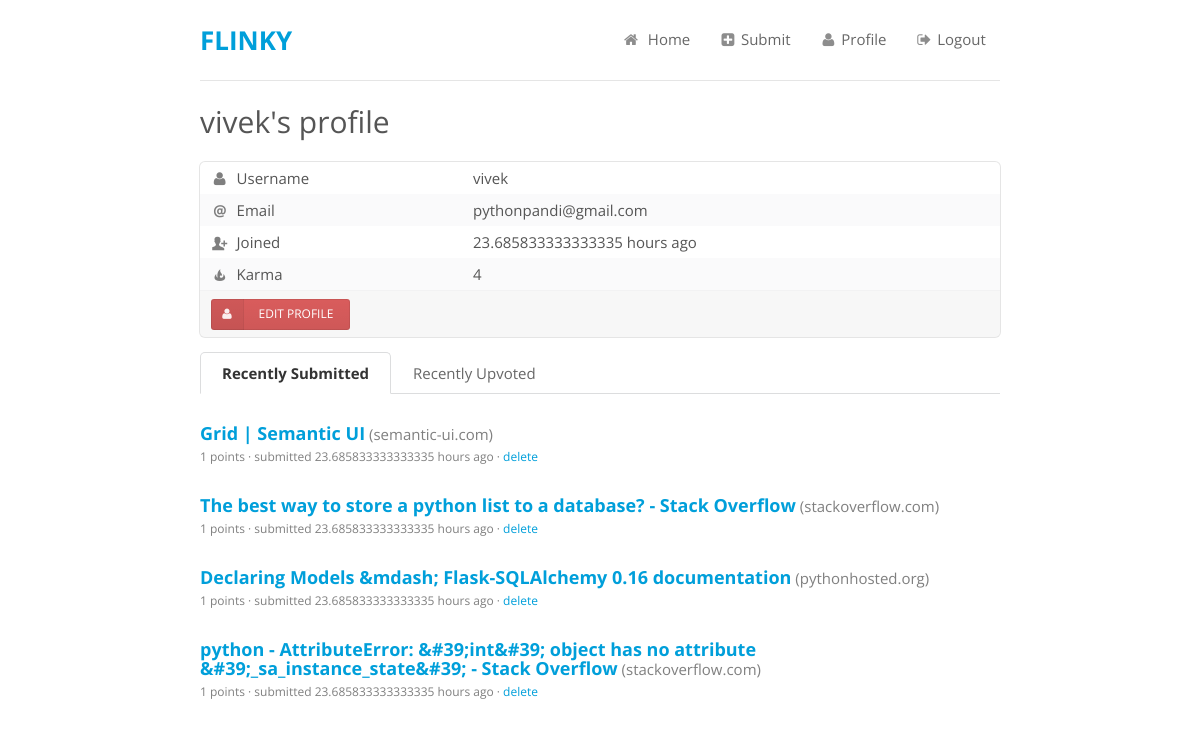
The app's page /profile/vivek/ (signed in) with its own data.
### flinky/models.py (models this page shows, shortened)
class User(db.Model):
    id = db.Column(db.Integer, primary_key = True)
    username = db.Column(db.String(80), unique = True)
    email = db.Column(db.String(80), unique = True)
    password = db.Column(db.Text)
    joined = db.Column(db.DateTime())
    karma = db.Column(db.Integer(), default = 0)

class Link(db.Model):
    id = db.Column(db.Integer, primary_key = True)
    link = db.Column(db.String(240), unique = True)
    title = db.Column(db.String(240))
    points = db.Column(db.Integer)
    domain = db.Column(db.String(240))
    submitted = db.Column(db.DateTime())
    user_id = db.Column(db.Integer, db.ForeignKey('user.id'))
    user = db.relationship('User', backref = 'link', uselist=False)
    upvotes = db.relationship('User', secondary=upvotes, backref=db.backref('upvoted', lazy='dynamic'))

### flinky/views/profile.py (the view)
@app.route('/profile/')
@app.route('/profile/<username>/')
def profile(username = None):
	if username:
		user = User.query.filter_by(username = username).first()
		links = Link.query.filter_by(user = user).all()
		return render_template('profile.html', user = user, joined = calc_time(user.joined), links = links)
	if session.get('logged_in'):
		return redirect(url_for('profile', username = session['logged_in']))
	return redirect(url_for('login'))

### flinky/__init__.py (called while the page is built)
@app.before_request
def set_session():
    session.modified = True

### flinky/utils.py (called while the page is built)
@app.template_filter('calc_time')
def calc_time(date):
	curr_date = datetime.now()
	diff = curr_date - date
	seconds = diff.seconds
	days = diff.days
	if days > 365:
		return "{} years".format(days/365)
	elif days > 30:
		return "{} months".format(days/30)
	elif days > 1:
		return "{} days".format(days)
	elif seconds > 7200:
		return "{} hours".format(seconds/3600)
	elif seconds > 120:
		return "{} minutes".format(seconds/60)
	else:
		return "{} seconds".format(seconds)

### flinky/templates/profile.html (shortened to what this page needs)
{% extends 'base.html' %}
{% block content %}
<h1>{{user.username}}'s profile</h1>
<table class="ui table segment">
  <tbody>
    <tr>
      <td><i class="user icon"></i> Username</td>
      <td>{{ user.username }}</td>
    </tr>
    {% if user.username == session.logged_in %}
    <tr>
      <td><i class="email basic icon"></i> Email</td>
      <td>{{ user.email }}</td>
    </tr>
    {% endif %}
    <tr>
      <td><i class="add user basic icon"></i> Joined</td>
      <td>{{ joined }} ago</td>
    </tr>
    <tr>
      <td><i class="fire basic icon"></i> Karma</td>
      <td>{{ user.karma }}</td>
    </tr>
  </tbody>
  {% if user.username == session.logged_in %}
  <tfoot>
    <tr>
    <th colspan="2">
      <a href="{{ url_for('profile_edit', username = user.username ) }}" class="mini ui red labeled icon button"><i class="user icon"></i> Edit Profile</div>
      {% endif %}
{% if user.username == session.logged_in %}
<div class="ui tabular filter menu">
  <a class="active item" data-tab="sumitted">Recently Submitted</a>
  <a class="item" data-tab="upvoted">Recently Upvoted</a>
</div>
<div class="ui divided inbox selection list active tab" data-tab="sumitted">
{% if links %}
{% for link in links %}
<div class="ui list">
  <div class="item">
    <div class="content">
      <a class="header links" href="{{ link.link }}" target="_blank">{{ link.title }}</a> <span class="description">({{ link.domain }})</span>
      <div class="description link-desc">{{ link.points }} points &middot; submitted {{ link.submitted | calc_time }} ago {% if session.logged_in == link.user.username %} &middot;
      <a href="{{ url_for('delete_link', linkid = link.id, prev = request.path ) }}">delete</a>{% endif %}</div>
    </div>
  </div>
</div>
{% endfor %}
{% else %}
<h4>No links submitted yet</h4>
{% endif %}
</div>
{% endif %}
{% endblock %}

### flinky/static/semantic/css/custom.css (style rules this page uses)
html, body { font-size: 15px; height: 100%; }
body { font-family: "Open Sans", "Helvetica Neue", "Helvetica", "Arial", sans-serif; background: #FFFFFF; margin: 0px; padding: 0px; color: #555555; text-rendering: optimizeLegibility; min-width: 320px; }
.ui.header, h1, h2 { font-weight: normal !important; }
.ui.button { font-weight: normal; text-decoration: none; }
a { color: #009FDA; text-decoration: none; -webkit-transition: color 0.3s ease; -moz-transition: color 0.3s ease; transition: color 0.3s ease; }
.links { font-size: 1.2em; }
.link-desc { margin-top: 5px; font-size: 0.8em; }
.ui.divided.list > .item, .ui.divided.list:not(.horizontal) > .list { border-top: none; }
.ui.divided.list:not(.horizontal) .list .item { padding-left: 0; padding-right: 0; }

### records on screen
User: username "vivek", email "pythonpandi@gmail.com", karma "4"
Link: title "Grid | Semantic UI", domain "semantic-ui.com", points "1", submitted|calc_time "23.685833333333335 hours"
Link: title "The best way to store a python list to a database? - Stack Overflow", domain "stackoverflow.com", points "1", submitted|calc_time "23.685833333333335 hours"
Link: title "Declaring Models &mdash; Flask-SQLAlchemy 0.16 documentation", domain "pythonhosted.org", points "1", submitted|calc_time "23.685833333333335 hours"
Link: title "python - AttributeError: &#39;int&#39; object has no attribute &#39;_sa_instance_state&#39; - Stack Overflow", domain "stackoverflow.com", points "1", submitted|calc_time "23.685833333333335 hours"

### other values on screen
{{ joined }} "23.685833333333335 hours"
